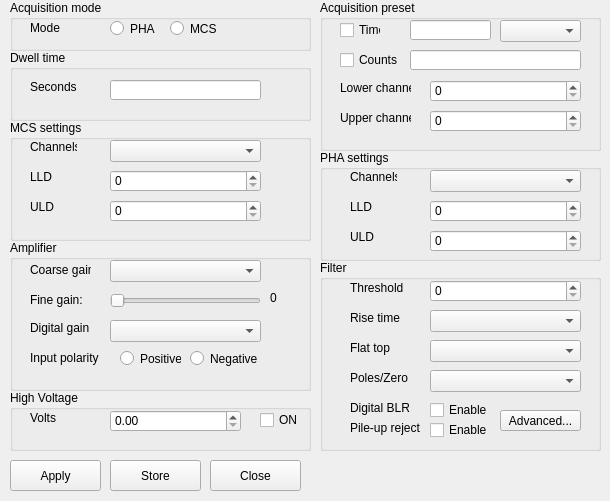
<?xml version="1.0" encoding="UTF-8"?>
<ui version="4.0">
 <class>Settings</class>
 <widget class="QDialog" name="Settings">
  <property name="geometry">
   <rect>
    <x>0</x>
    <y>0</y>
    <width>610</width>
    <height>501</height>
   </rect>
  </property>
  <property name="windowTitle">
   <string>MCA Settings</string>
  </property>
  <widget class="QGroupBox" name="fraMCAmode">
   <property name="geometry">
    <rect>
     <x>10</x>
     <y>0</y>
     <width>301</width>
     <height>51</height>
    </rect>
   </property>
   <property name="title">
    <string>Acquisition mode</string>
   </property>
   <widget class="QLabel" name="lblMode">
    <property name="geometry">
     <rect>
      <x>20</x>
      <y>20</y>
      <width>31</width>
      <height>16</height>
     </rect>
    </property>
    <property name="text">
     <string>Mode:</string>
    </property>
   </widget>
   <widget class="QRadioButton" name="rbPHA">
    <property name="geometry">
     <rect>
      <x>100</x>
      <y>20</y>
      <width>51</width>
      <height>17</height>
     </rect>
    </property>
    <property name="text">
     <string>PHA</string>
    </property>
   </widget>
   <widget class="QRadioButton" name="rbMCS">
    <property name="geometry">
     <rect>
      <x>160</x>
      <y>20</y>
      <width>51</width>
      <height>17</height>
     </rect>
    </property>
    <property name="text">
     <string>MCS</string>
    </property>
   </widget>
  </widget>
  <widget class="QGroupBox" name="fraMCSPreset">
   <property name="geometry">
    <rect>
     <x>10</x>
     <y>50</y>
     <width>301</width>
     <height>71</height>
    </rect>
   </property>
   <property name="title">
    <string>Dwell time</string>
   </property>
   <widget class="QLabel" name="lblSeconds">
    <property name="geometry">
     <rect>
      <x>20</x>
      <y>30</y>
      <width>47</width>
      <height>13</height>
     </rect>
    </property>
    <property name="text">
     <string>Seconds:</string>
    </property>
   </widget>
   <widget class="QLineEdit" name="txtDwellTime">
    <property name="geometry">
     <rect>
      <x>100</x>
      <y>30</y>
      <width>151</width>
      <height>20</height>
     </rect>
    </property>
   </widget>
  </widget>
  <widget class="QGroupBox" name="fraMCSSettings">
   <property name="geometry">
    <rect>
     <x>10</x>
     <y>120</y>
     <width>301</width>
     <height>121</height>
    </rect>
   </property>
   <property name="title">
    <string>MCS settings</string>
   </property>
   <widget class="QLabel" name="lblMCSChannels">
    <property name="geometry">
     <rect>
      <x>20</x>
      <y>20</y>
      <width>47</width>
      <height>13</height>
     </rect>
    </property>
    <property name="text">
     <string>Channels</string>
    </property>
   </widget>
   <widget class="QComboBox" name="cmbMCSChannels">
    <property name="geometry">
     <rect>
      <x>100</x>
      <y>20</y>
      <width>151</width>
      <height>22</height>
     </rect>
    </property>
   </widget>
   <widget class="QSpinBox" name="nmrMCSLLD">
    <property name="geometry">
     <rect>
      <x>100</x>
      <y>50</y>
      <width>151</width>
      <height>22</height>
     </rect>
    </property>
   </widget>
   <widget class="QSpinBox" name="nmrMCSULD">
    <property name="geometry">
     <rect>
      <x>100</x>
      <y>80</y>
      <width>151</width>
      <height>22</height>
     </rect>
    </property>
   </widget>
   <widget class="QLabel" name="lblMCSLLD">
    <property name="geometry">
     <rect>
      <x>20</x>
      <y>50</y>
      <width>47</width>
      <height>13</height>
     </rect>
    </property>
    <property name="text">
     <string>LLD</string>
    </property>
   </widget>
   <widget class="QLabel" name="lblMCSULD">
    <property name="geometry">
     <rect>
      <x>20</x>
      <y>80</y>
      <width>47</width>
      <height>13</height>
     </rect>
    </property>
    <property name="text">
     <string>ULD</string>
    </property>
   </widget>
  </widget>
  <widget class="QGroupBox" name="fraPHAPreset">
   <property name="geometry">
    <rect>
     <x>320</x>
     <y>0</y>
     <width>281</width>
     <height>151</height>
    </rect>
   </property>
   <property name="title">
    <string>Acquisition preset</string>
   </property>
   <widget class="QCheckBox" name="chkPresetTime">
    <property name="geometry">
     <rect>
      <x>20</x>
      <y>20</y>
      <width>41</width>
      <height>20</height>
     </rect>
    </property>
    <property name="text">
     <string>Time</string>
    </property>
   </widget>
   <widget class="QLineEdit" name="txtPresetTime">
    <property name="geometry">
     <rect>
      <x>90</x>
      <y>20</y>
      <width>81</width>
      <height>20</height>
     </rect>
    </property>
   </widget>
   <widget class="QComboBox" name="cmbPresetTime">
    <property name="geometry">
     <rect>
      <x>180</x>
      <y>20</y>
      <width>81</width>
      <height>22</height>
     </rect>
    </property>
   </widget>
   <widget class="QCheckBox" name="chkPresetCounts">
    <property name="geometry">
     <rect>
      <x>20</x>
      <y>50</y>
      <width>61</width>
      <height>20</height>
     </rect>
    </property>
    <property name="text">
     <string>Counts</string>
    </property>
   </widget>
   <widget class="QLineEdit" name="txtPresetCounts">
    <property name="geometry">
     <rect>
      <x>90</x>
      <y>50</y>
      <width>171</width>
      <height>20</height>
     </rect>
    </property>
   </widget>
   <widget class="QLabel" name="lblLowerChannel">
    <property name="geometry">
     <rect>
      <x>20</x>
      <y>80</y>
      <width>71</width>
      <height>16</height>
     </rect>
    </property>
    <property name="text">
     <string>Lower channel</string>
    </property>
   </widget>
   <widget class="QSpinBox" name="nmrPresetCountsLLD">
    <property name="geometry">
     <rect>
      <x>110</x>
      <y>80</y>
      <width>151</width>
      <height>22</height>
     </rect>
    </property>
   </widget>
   <widget class="QLabel" name="lblUpperChannel">
    <property name="geometry">
     <rect>
      <x>20</x>
      <y>110</y>
      <width>71</width>
      <height>16</height>
     </rect>
    </property>
    <property name="text">
     <string>Upper channel</string>
    </property>
   </widget>
   <widget class="QSpinBox" name="nmrPresetCountsULD">
    <property name="geometry">
     <rect>
      <x>110</x>
      <y>110</y>
      <width>151</width>
      <height>22</height>
     </rect>
    </property>
   </widget>
  </widget>
  <widget class="QGroupBox" name="fraAmplifier">
   <property name="geometry">
    <rect>
     <x>10</x>
     <y>240</y>
     <width>301</width>
     <height>151</height>
    </rect>
   </property>
   <property name="title">
    <string>Amplifier</string>
   </property>
   <widget class="QComboBox" name="cmbCoarseGain">
    <property name="geometry">
     <rect>
      <x>100</x>
      <y>20</y>
      <width>151</width>
      <height>22</height>
     </rect>
    </property>
   </widget>
   <widget class="QLabel" name="lblCoarseGain">
    <property name="geometry">
     <rect>
      <x>20</x>
      <y>20</y>
      <width>61</width>
      <height>20</height>
     </rect>
    </property>
    <property name="text">
     <string>Coarse gain:</string>
    </property>
   </widget>
   <widget class="QComboBox" name="cmbDigitalGain">
    <property name="geometry">
     <rect>
      <x>100</x>
      <y>80</y>
      <width>151</width>
      <height>22</height>
     </rect>
    </property>
   </widget>
   <widget class="QLabel" name="lblDigitalGain">
    <property name="geometry">
     <rect>
      <x>20</x>
      <y>80</y>
      <width>61</width>
      <height>16</height>
     </rect>
    </property>
    <property name="text">
     <string>Digital gain</string>
    </property>
   </widget>
   <widget class="QSlider" name="sldrFineGain">
    <property name="geometry">
     <rect>
      <x>100</x>
      <y>50</y>
      <width>151</width>
      <height>22</height>
     </rect>
    </property>
    <property name="orientation">
     <enum>Qt::Horizontal</enum>
    </property>
   </widget>
   <widget class="QRadioButton" name="rbNegative">
    <property name="geometry">
     <rect>
      <x>180</x>
      <y>110</y>
      <width>71</width>
      <height>17</height>
     </rect>
    </property>
    <property name="text">
     <string>Negative</string>
    </property>
   </widget>
   <widget class="QLabel" name="lblInputPolarity">
    <property name="geometry">
     <rect>
      <x>20</x>
      <y>110</y>
      <width>71</width>
      <height>16</height>
     </rect>
    </property>
    <property name="text">
     <string>Input polarity</string>
    </property>
   </widget>
   <widget class="QRadioButton" name="rbPositive">
    <property name="geometry">
     <rect>
      <x>110</x>
      <y>110</y>
      <width>61</width>
      <height>17</height>
     </rect>
    </property>
    <property name="text">
     <string>Positive</string>
    </property>
   </widget>
   <widget class="QLabel" name="lblFineGain">
    <property name="geometry">
     <rect>
      <x>20</x>
      <y>50</y>
      <width>61</width>
      <height>20</height>
     </rect>
    </property>
    <property name="text">
     <string>Fine gain:</string>
    </property>
   </widget>
   <widget class="QLabel" name="lblFineGainVal">
    <property name="geometry">
     <rect>
      <x>260</x>
      <y>50</y>
      <width>31</width>
      <height>16</height>
     </rect>
    </property>
    <property name="text">
     <string>0</string>
    </property>
   </widget>
  </widget>
  <widget class="QGroupBox" name="fraHV">
   <property name="geometry">
    <rect>
     <x>10</x>
     <y>390</y>
     <width>301</width>
     <height>61</height>
    </rect>
   </property>
   <property name="title">
    <string>High Voltage</string>
   </property>
   <widget class="QLabel" name="lblVolts">
    <property name="geometry">
     <rect>
      <x>20</x>
      <y>20</y>
      <width>47</width>
      <height>16</height>
     </rect>
    </property>
    <property name="text">
     <string>Volts</string>
    </property>
   </widget>
   <widget class="QCheckBox" name="chkHVON">
    <property name="geometry">
     <rect>
      <x>250</x>
      <y>20</y>
      <width>41</width>
      <height>20</height>
     </rect>
    </property>
    <property name="text">
     <string>ON</string>
    </property>
   </widget>
   <widget class="QDoubleSpinBox" name="nmrVolt">
    <property name="geometry">
     <rect>
      <x>100</x>
      <y>20</y>
      <width>131</width>
      <height>22</height>
     </rect>
    </property>
   </widget>
  </widget>
  <widget class="QGroupBox" name="fraPHASettings">
   <property name="geometry">
    <rect>
     <x>320</x>
     <y>150</y>
     <width>281</width>
     <height>111</height>
    </rect>
   </property>
   <property name="title">
    <string>PHA settings</string>
   </property>
   <widget class="QComboBox" name="cmbPHAChannels">
    <property name="geometry">
     <rect>
      <x>110</x>
      <y>20</y>
      <width>151</width>
      <height>22</height>
     </rect>
    </property>
   </widget>
   <widget class="QLabel" name="lblLLD">
    <property name="geometry">
     <rect>
      <x>30</x>
      <y>50</y>
      <width>47</width>
      <height>13</height>
     </rect>
    </property>
    <property name="text">
     <string>LLD</string>
    </property>
   </widget>
   <widget class="QLabel" name="lblULD">
    <property name="geometry">
     <rect>
      <x>30</x>
      <y>80</y>
      <width>47</width>
      <height>13</height>
     </rect>
    </property>
    <property name="text">
     <string>ULD</string>
    </property>
   </widget>
   <widget class="QLabel" name="lblChannels">
    <property name="geometry">
     <rect>
      <x>30</x>
      <y>20</y>
      <width>47</width>
      <height>13</height>
     </rect>
    </property>
    <property name="text">
     <string>Channels</string>
    </property>
   </widget>
   <widget class="QSpinBox" name="nmrLLD">
    <property name="geometry">
     <rect>
      <x>110</x>
      <y>50</y>
      <width>151</width>
      <height>22</height>
     </rect>
    </property>
   </widget>
   <widget class="QSpinBox" name="nmrULD">
    <property name="geometry">
     <rect>
      <x>110</x>
      <y>80</y>
      <width>151</width>
      <height>22</height>
     </rect>
    </property>
   </widget>
  </widget>
  <widget class="QGroupBox" name="fraFilter">
   <property name="geometry">
    <rect>
     <x>320</x>
     <y>260</y>
     <width>281</width>
     <height>191</height>
    </rect>
   </property>
   <property name="title">
    <string>Filter</string>
   </property>
   <widget class="QSpinBox" name="nmrThreshold">
    <property name="geometry">
     <rect>
      <x>110</x>
      <y>20</y>
      <width>151</width>
      <height>22</height>
     </rect>
    </property>
   </widget>
   <widget class="QLabel" name="lblThreshold">
    <property name="geometry">
     <rect>
      <x>30</x>
      <y>20</y>
      <width>61</width>
      <height>16</height>
     </rect>
    </property>
    <property name="text">
     <string>Threshold</string>
    </property>
   </widget>
   <widget class="QComboBox" name="cmbRT">
    <property name="geometry">
     <rect>
      <x>110</x>
      <y>50</y>
      <width>151</width>
      <height>22</height>
     </rect>
    </property>
   </widget>
   <widget class="QLabel" name="lblRisetime">
    <property name="geometry">
     <rect>
      <x>30</x>
      <y>50</y>
      <width>61</width>
      <height>16</height>
     </rect>
    </property>
    <property name="text">
     <string>Rise time</string>
    </property>
   </widget>
   <widget class="QComboBox" name="cmbFT">
    <property name="geometry">
     <rect>
      <x>110</x>
      <y>80</y>
      <width>151</width>
      <height>22</height>
     </rect>
    </property>
   </widget>
   <widget class="QLabel" name="lblFlatTop">
    <property name="geometry">
     <rect>
      <x>30</x>
      <y>80</y>
      <width>61</width>
      <height>16</height>
     </rect>
    </property>
    <property name="text">
     <string>Flat top</string>
    </property>
   </widget>
   <widget class="QComboBox" name="cmbPZ">
    <property name="geometry">
     <rect>
      <x>110</x>
      <y>110</y>
      <width>151</width>
      <height>22</height>
     </rect>
    </property>
   </widget>
   <widget class="QLabel" name="lblPZ">
    <property name="geometry">
     <rect>
      <x>30</x>
      <y>110</y>
      <width>61</width>
      <height>16</height>
     </rect>
    </property>
    <property name="text">
     <string>Poles/Zero</string>
    </property>
   </widget>
   <widget class="QCheckBox" name="chkBLR">
    <property name="geometry">
     <rect>
      <x>110</x>
      <y>140</y>
      <width>61</width>
      <height>20</height>
     </rect>
    </property>
    <property name="text">
     <string>Enable</string>
    </property>
   </widget>
   <widget class="QCheckBox" name="chkPUR">
    <property name="geometry">
     <rect>
      <x>110</x>
      <y>160</y>
      <width>61</width>
      <height>20</height>
     </rect>
    </property>
    <property name="text">
     <string>Enable</string>
    </property>
   </widget>
   <widget class="QLabel" name="lblBLR">
    <property name="geometry">
     <rect>
      <x>30</x>
      <y>140</y>
      <width>71</width>
      <height>16</height>
     </rect>
    </property>
    <property name="text">
     <string>Digital BLR</string>
    </property>
   </widget>
   <widget class="QLabel" name="lblPUR">
    <property name="geometry">
     <rect>
      <x>30</x>
      <y>160</y>
      <width>71</width>
      <height>16</height>
     </rect>
    </property>
    <property name="text">
     <string>Pile-up reject</string>
    </property>
   </widget>
   <widget class="QPushButton" name="cmdAdvanced">
    <property name="geometry">
     <rect>
      <x>180</x>
      <y>150</y>
      <width>81</width>
      <height>21</height>
     </rect>
    </property>
    <property name="text">
     <string>Advanced...</string>
    </property>
    <property name="autoDefault">
     <bool>false</bool>
    </property>
   </widget>
  </widget>
  <widget class="QPushButton" name="cmdApply">
   <property name="geometry">
    <rect>
     <x>10</x>
     <y>460</y>
     <width>91</width>
     <height>31</height>
    </rect>
   </property>
   <property name="text">
    <string>Apply</string>
   </property>
   <property name="autoDefault">
    <bool>false</bool>
   </property>
  </widget>
  <widget class="QPushButton" name="cmdStore">
   <property name="geometry">
    <rect>
     <x>110</x>
     <y>460</y>
     <width>91</width>
     <height>31</height>
    </rect>
   </property>
   <property name="text">
    <string>Store</string>
   </property>
   <property name="autoDefault">
    <bool>false</bool>
   </property>
  </widget>
  <widget class="QPushButton" name="cmdClose">
   <property name="geometry">
    <rect>
     <x>210</x>
     <y>460</y>
     <width>91</width>
     <height>31</height>
    </rect>
   </property>
   <property name="text">
    <string>Close</string>
   </property>
   <property name="autoDefault">
    <bool>false</bool>
   </property>
  </widget>
 </widget>
 <tabstops>
  <tabstop>rbPHA</tabstop>
  <tabstop>rbMCS</tabstop>
  <tabstop>txtDwellTime</tabstop>
  <tabstop>cmbMCSChannels</tabstop>
  <tabstop>nmrMCSLLD</tabstop>
  <tabstop>nmrMCSULD</tabstop>
  <tabstop>cmbCoarseGain</tabstop>
  <tabstop>sldrFineGain</tabstop>
  <tabstop>cmbDigitalGain</tabstop>
  <tabstop>rbPositive</tabstop>
  <tabstop>rbNegative</tabstop>
  <tabstop>chkHVON</tabstop>
  <tabstop>chkPresetTime</tabstop>
  <tabstop>txtPresetTime</tabstop>
  <tabstop>cmbPresetTime</tabstop>
  <tabstop>chkPresetCounts</tabstop>
  <tabstop>txtPresetCounts</tabstop>
  <tabstop>nmrPresetCountsLLD</tabstop>
  <tabstop>nmrPresetCountsULD</tabstop>
  <tabstop>cmbPHAChannels</tabstop>
  <tabstop>nmrLLD</tabstop>
  <tabstop>nmrULD</tabstop>
  <tabstop>nmrThreshold</tabstop>
  <tabstop>cmbRT</tabstop>
  <tabstop>cmbFT</tabstop>
  <tabstop>cmbPZ</tabstop>
  <tabstop>chkBLR</tabstop>
  <tabstop>chkPUR</tabstop>
  <tabstop>cmdAdvanced</tabstop>
  <tabstop>cmdApply</tabstop>
  <tabstop>cmdStore</tabstop>
  <tabstop>cmdClose</tabstop>
 </tabstops>
 <resources/>
 <connections/>
</ui>
